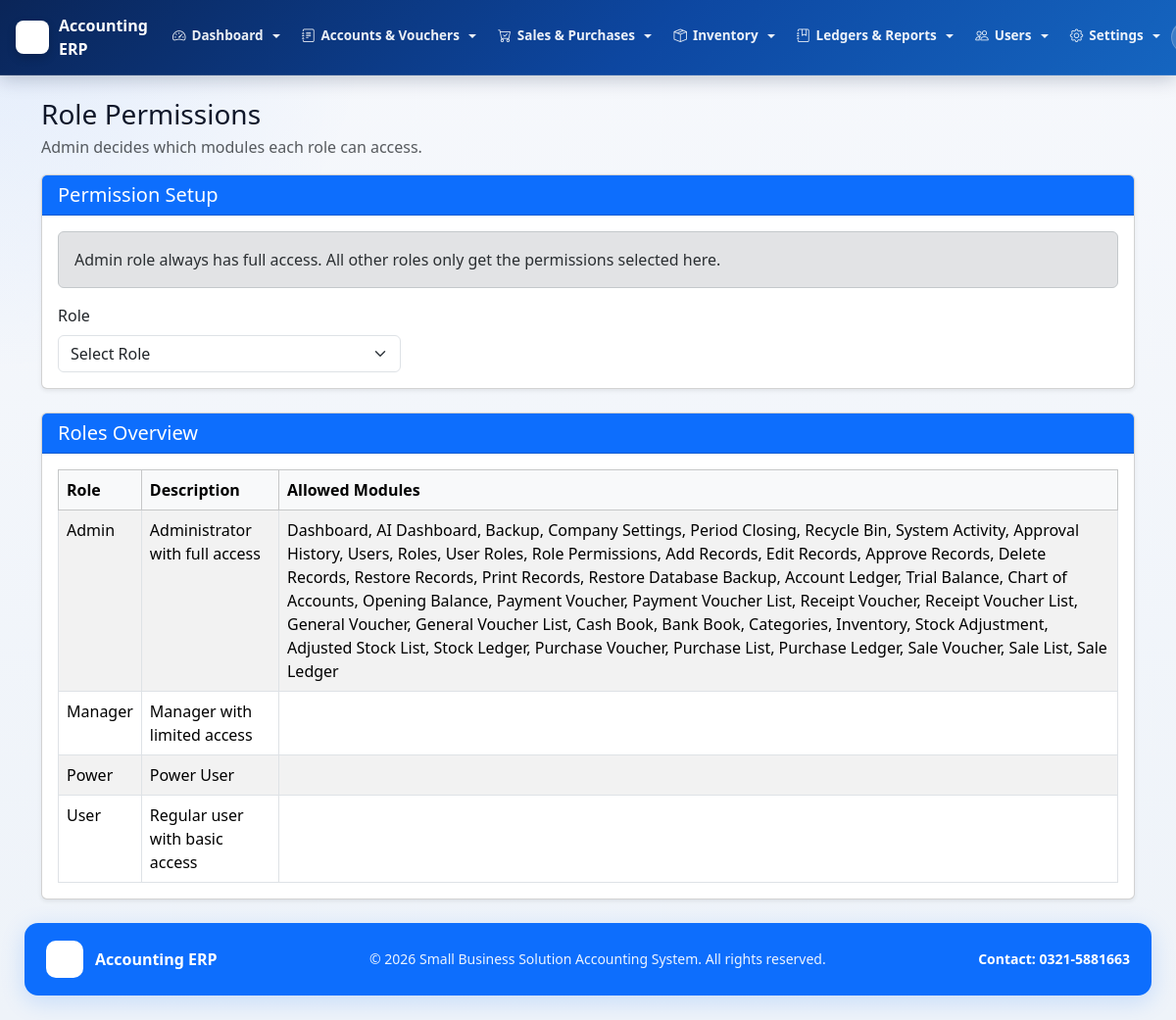
The app's page /admin/role_permissions.php (signed in) with its own data.
### tables this page shows
CREATE TABLE `company_settings` (
  `id` int(11) NOT NULL,
  `company_name` varchar(255) NOT NULL,
  `tagline` varchar(255) NOT NULL,
  `contact` varchar(100) NOT NULL,
  `address` varchar(255) NOT NULL,
  `email` varchar(255) NOT NULL,
  `logo_path` varchar(255) NOT NULL,
  `prepared_by_label` varchar(100) NOT NULL,
  `checked_by_label` varchar(100) NOT NULL,
  `approved_by_label` varchar(100) NOT NULL,
  `print_footer` varchar(255) NOT NULL,
  `system_activity_retention_months` int(11) NOT NULL DEFAULT 0,
  `approval_history_retention_months` int(11) NOT NULL DEFAULT 0,
  `updated_at` datetime NOT NULL DEFAULT current_timestamp() ON UPDATE current_timestamp(),
  PRIMARY KEY (`id`)
);

CREATE TABLE `roles` (
  `id` int(11) NOT NULL AUTO_INCREMENT,
  `role_name` varchar(100) NOT NULL,
  `description` text DEFAULT NULL,
  `created_at` timestamp NOT NULL DEFAULT current_timestamp(),
  PRIMARY KEY (`id`),
  UNIQUE KEY `role_name` (`role_name`)
);

### admin/role_permissions.php (the view, shortened to what the rows shown need)
<?php
include "../config/db.php";
$catalog = rbac_permission_catalog();
$roles = mysqli_query($conn, "SELECT id, role_name, description FROM roles ORDER BY role_name");
include "../includes/header.php";
?>
<div class="container mt-4">
                            <?php
                            mysqli_data_seek($roles, 0);
                            ?>
    <div class="card shadow-sm">
        <div class="card-body">
            <div class="table-responsive">
                <table class="table table-bordered table-striped mb-0">
                    <thead class="table-light">
                        <tr>
                            <th>Role</th>
                            <th>Description</th>
                            <th>Allowed Modules</th>
                        </tr>
                    </thead>
                    <tbody>
                        <?php
                        mysqli_data_seek($roles, 0);
                        while ($role = mysqli_fetch_assoc($roles)) {
                            $permissions = rbac_get_role_permissions($conn, (int) $role['id']);
                            $labels = [];
                            foreach ($catalog as $routeKey => $label) {
                                if (!empty($permissions[$routeKey])) {
                                    $labels[] = $label;
                                }
                            }
                            echo "<tr>";
                            echo "<td>" . htmlspecialchars($role['role_name']) . "</td>";
                            echo "<td>" . htmlspecialchars($role['description']) . "</td>";
                            echo "<td>" . htmlspecialchars(implode(', ', $labels)) . "</td>";
                            echo "</tr>";
                        }
                        ?>
                    </tbody>
                </table>
            </div>
        </div>
    </div>
</div>
<?php include "../includes/footer.php"; ?>

### includes/header.php (shortened to what the rows shown need)
<?php
require_once __DIR__ . "/rbac.php";
require_once __DIR__ . "/branding.php";
$base_url = "/accounting-system/";
$branding = get_branding_settings();
$minimal_layout = isset($minimal_layout) && $minimal_layout;
?>
<!DOCTYPE html>
<html lang="en">
<head>
<link href="<?php echo $base_url; ?>assets/css/bootstrap.min.css" rel="stylesheet">
<link href="<?php echo $base_url; ?>assets/bootstrap-icons-1.13.1/font/bootstrap-icons.css" rel="stylesheet">
</head>
<body>
<?php if (!$minimal_layout): ?>
<nav class="navbar navbar-expand-lg fixed-top-nav navbar-dark">
    <div class="container-fluid px-3">
        <a class="navbar-brand-erp" href="<?php echo $base_url; ?>admin/dashboard/dashboard.php">
            <?php if (!empty($branding['logo_url'])): ?>
                <img src="<?php echo htmlspecialchars($branding['logo_url']); ?>" alt="Logo" class="brand-logo-img">
            <?php endif; ?>
            <span class="d-none d-sm-inline"><?php echo htmlspecialchars($branding['company_name']); ?></span>
        </a>
        <div class="collapse navbar-collapse" id="topNavbarCollapse">
            <?php if (isset($_SESSION['user_id'])): ?>
            <?php
            $canDashboard          = rbac_can_access('dashboard_home');
            $canAiDashboard        = rbac_can_access('dashboard_ai');
            $canBackup             = rbac_can_access('database_backup');
            $canCompanySettings    = rbac_can_access('company_settings_page');
            $canPeriodClosing      = rbac_can_access('period_closing_page');
            $canRecycleBin         = rbac_can_access('recycle_bin_page');
            $canSystemActivity     = rbac_can_access('system_activity_page');
            $canApprovalHistory    = rbac_can_access('approval_history_page');
            $canUsersPage          = rbac_can_access('users_page');
            $canRolesPage          = rbac_can_access('roles_page');
            $canUserRolesPage      = rbac_can_access('user_roles_page');
            $canRolePermissionsPage= rbac_can_access('role_permissions_page');
            $canAccountLedger      = rbac_can_access('account_ledger');
            $canTrialBalance       = rbac_can_access('trial_balance');
            $canChartOfAccounts    = rbac_can_access('chart_of_accounts');
            $canOpeningBalance     = rbac_can_access('opening_balance');
            $canPaymentVoucherAdd  = rbac_can_access('payment_voucher_add');
            $canPaymentVoucherList = rbac_can_access('payment_voucher_list');
            $canReceiptVoucherAdd  = rbac_can_access('receipt_voucher_add');
            $canReceiptVoucherList = rbac_can_access('receipt_voucher_list');
            $canGeneralVoucherAdd  = rbac_can_access('general_voucher_add');
            $canGeneralVoucherList = rbac_can_access('general_voucher_list');
            $canCashBook           = rbac_can_access('cash_book');
            $canBankBook           = rbac_can_access('bank_book');
            $canCategoriesPage     = rbac_can_access('categories_page');
            $canInventoryPage      = rbac_can_access('inventory_page');
            $canStockAdjustmentAdd = rbac_can_access('stock_adjustment_add');
            $canStockAdjustmentList= rbac_can_access('stock_adjustment_list');
            $canStockLedger        = rbac_can_access('stock_ledger');
            $canPurchaseAdd        = rbac_can_access('purchase_add');
            $canPurchaseList       = rbac_can_access('purchase_list');
            $canPurchaseLedger     = rbac_can_access('purchase_ledger');
            $canSaleAdd            = rbac_can_access('sale_add');
            $canSaleList           = rbac_can_access('sale_list');
            $canSaleLedger         = rbac_can_access('sale_ledger');
            ?>
            <ul class="navbar-nav me-auto mb-2 mb-lg-0">
                <?php if ($canDashboard || $canAiDashboard): ?>
                <li class="nav-item dropdown">
                    <a class="nav-link dropdown-toggle" href="#" id="navDashboard" role="button" data-bs-toggle="dropdown" aria-expanded="false">
                        <i class="bi bi-speedometer2"></i> Dashboard
                    </a>
                </li>
                <?php endif; ?>
                <?php if ($canChartOfAccounts || $canOpeningBalance || $canPaymentVoucherAdd || $canPaymentVoucherList || $canReceiptVoucherAdd || $canReceiptVoucherList || $canGeneralVoucherAdd || $canGeneralVoucherList): ?>
                <li class="nav-item dropdown">
                    <a class="nav-link dropdown-toggle" href="#" id="navAccounts" role="button" data-bs-toggle="dropdown" aria-expanded="false">
                        <i class="bi bi-journal-text"></i> Accounts &amp; Vouchers
                    </a>
                </li>
                <?php endif; ?>
                <?php if ($canSaleAdd || $canSaleList || $canPurchaseAdd || $canPurchaseList): ?>
                <li class="nav-item dropdown">
                    <a class="nav-link dropdown-toggle" href="#" id="navSales" role="button" data-bs-toggle="dropdown" aria-expanded="false">
                        <i class="bi bi-cart-check"></i> Sales &amp; Purchases
                    </a>
                </li>
                <?php endif; ?>
                <?php if ($canInventoryPage || $canCategoriesPage || $canStockAdjustmentAdd || $canStockAdjustmentList): ?>
                <li class="nav-item dropdown">
                    <a class="nav-link dropdown-toggle" href="#" id="navInventory" role="button" data-bs-toggle="dropdown" aria-expanded="false">
                        <i class="bi bi-box-seam"></i> Inventory
                    </a>
                </li>
                <?php endif; ?>
                <?php if ($canTrialBalance || $canAccountLedger || $canCashBook || $canBankBook || $canSaleLedger || $canPurchaseLedger || $canStockLedger): ?>
                <li class="nav-item dropdown">
                    <a class="nav-link dropdown-toggle" href="#" id="navReports" role="button" data-bs-toggle="dropdown" aria-expanded="false">
                        <i class="bi bi-journal-bookmark"></i> Ledgers &amp; Reports
                    </a>
                </li>
                <?php endif; ?>
                <?php if ($canUsersPage || $canRolesPage || $canUserRolesPage || $canRolePermissionsPage): ?>
                <li class="nav-item dropdown">
                    <a class="nav-link dropdown-toggle" href="#" id="navUsers" role="button" data-bs-toggle="dropdown" aria-expanded="false">
                        <i class="bi bi-people"></i> Users
                    </a>
                </li>
                <?php endif; ?>
                <?php if ($canCompanySettings || $canPeriodClosing || $canApprovalHistory || $canSystemActivity || $canRecycleBin || $canBackup): ?>
                <li class="nav-item dropdown">
                    <a class="nav-link dropdown-toggle" href="#" id="navSettings" role="button" data-bs-toggle="dropdown" aria-expanded="false">
                        <i class="bi bi-gear"></i> Settings
                    </a>
                </li>
                <?php endif; ?>
            </ul>
            <div class="d-flex align-items-center gap-2 py-2 py-lg-0">
                <span class="user-badge-nav d-none d-md-inline-flex align-items-center">
                </span>
            </div>
            <?php endif; ?>
        </div>
    </div>
</nav>
<?php endif; ?>
<div class="content">

### includes/footer.php
<?php
require_once __DIR__ . "/branding.php";
$branding = get_branding_settings();
?>
</div>
<?php if (empty($minimal_layout)): ?>
<footer style="margin-left:0;padding:0 25px 25px;">
    <div style="background:#0d6efd;border-radius:14px;padding:18px 22px;box-shadow:0 6px 24px rgba(13,110,253,0.18);display:flex;justify-content:space-between;align-items:center;gap:12px;flex-wrap:wrap;">
        <div style="display:flex;align-items:center;gap:12px;color:#ffffff;font-weight:700;">
            <?php if (!empty($branding['logo_url'])): ?>
                <img src="<?php echo htmlspecialchars($branding['logo_url']); ?>" alt="Logo" style="width:38px;height:38px;object-fit:contain;border-radius:10px;background:#ffffff;padding:5px;">
            <?php endif; ?>
            <span><?php echo htmlspecialchars($branding['company_name']); ?></span>
        </div>
        <div style="color:rgba(255,255,255,0.92);font-size:14px;">
            &copy; <?php echo date("Y"); ?> <?php echo htmlspecialchars($branding['tagline']); ?>. All rights reserved.
        </div>
        <div style="color:#ffffff;font-weight:600;font-size:14px;">
            Contact: <?php echo htmlspecialchars($branding['contact']); ?>
        </div>
    </div>
</footer>
<?php endif; ?>
</body>
</html>

### records on screen
company_settings: company_name "Accounting ERP", tagline "Small Business Solution Accounting System", contact "0321-5881663"
roles: role_name "Admin", description "Administrator with full access", labels "Dashboard, AI Dashboard, Backup, Company Settings, Period Closing, Recycle Bin, System Activity, Approval History, Users, Roles, User Roles, Role Permissions, Add Records, Edit Records, Approve Records, Delete Records, Restore Records, Print Records, Restore Database Backup, Account Ledger, Trial Balance, Chart of Accounts, Opening Balance, Payment Voucher, Payment Voucher List, Receipt Voucher, Receipt Voucher List, General Voucher, General Voucher List, Cash Book, Bank Book, Categories, Inventory, Stock Adjustment, Adjusted Stock List, Stock Ledger, Purchase Voucher, Purchase List, Purchase Ledger, Sale Voucher, Sale List, Sale Ledger"
roles: role_name "Manager", description "Manager with limited access"
roles: role_name "Power", description "Power User"
roles: role_name "User", description "Regular user with basic access"
